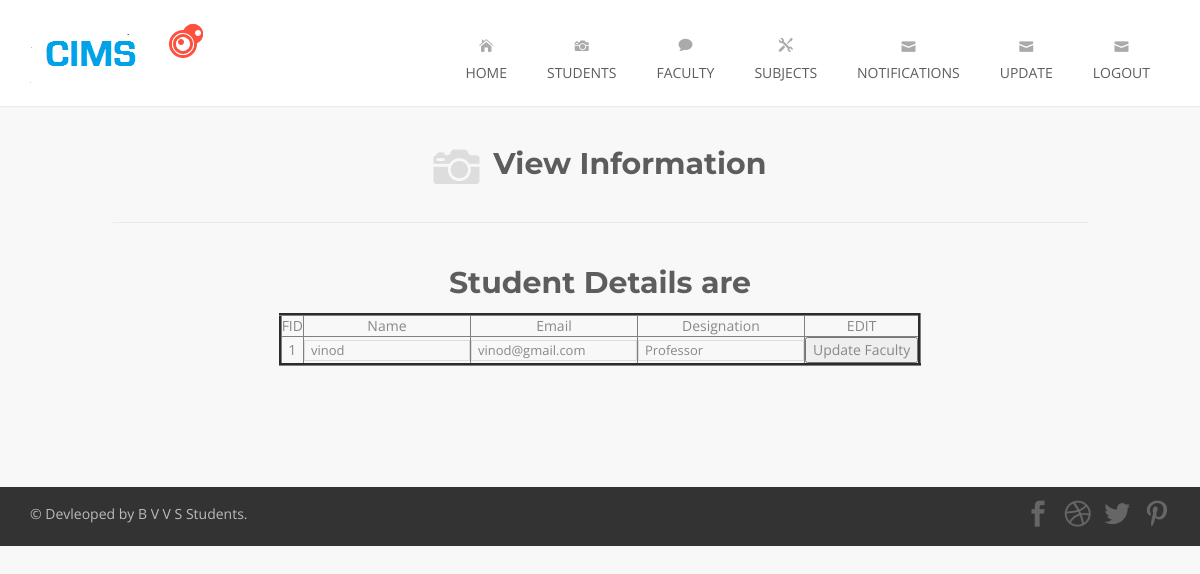
The app's page /editfaculty.php?fid=1 with its own data.
### tables this page shows
CREATE TABLE IF NOT EXISTS `faculty` (
  `fid` int(25) NOT NULL AUTO_INCREMENT,
  `fname` varchar(25) NOT NULL,
  `email` varchar(100) NOT NULL,
  `pass` varchar(25) NOT NULL,
  `desgn` varchar(50) NOT NULL,
  PRIMARY KEY (`fid`),
  KEY `fname` (`fname`)
);

### editfaculty.php (the view, shortened to what this page needs)
	<?php
	$fid=$_GET['fid'];
					?>
	<!DOCTYPE html>
<html lang="en">
             		<body>
						<?php
						include 'header.php';
						?>
						<div class="page-title-container">
            <div class="container">
                <div class="row">
                  <div class="col-sm-10 col-sm-offset-1 page-title wow fadeIn">
                        <span aria-hidden="true" class="icon_camera"></span>
                      <h1>View Information</h1>
                    </div>
                </div>
            </div>
        </div>
						<div class="portfolio-container">
	        <div class="container">
 <h1 align="center">Student Details are</h1>
						<table align="center" border="3">
						<tr>
						<td>FID</td>
						<td>Name</td>
						<td>Email</td>
						<td>Designation</td>
						<td>EDIT</td>
						</tr>
						<form action="#" method="post">
						<?php
					$q2="select * from faculty where fid='$fid'";
		   			 $r2 = mysql_query($q2);
					while($rs=mysql_fetch_array($r2)){
						echo "<tr>";
						echo "<td>".$rs[0]."</td>";
					    echo "<td><input type='text' name='name' value='$rs[1]'></td>";
						echo "<td><input type='text' name='sem' value='$rs[2]'></td>";
						echo "<td><input type='text' name='branch' value='$rs[4]'></td>";
						echo "<td align='center' valign='middle'><input name='Submit' type='submit'  value='Update Faculty' /></td>";
						echo "</tr>";
					}
				    ?>
						</form>
						</table>
						</div>
</div>
<?php
include 'footer.php';
						?>
    </body>
</html>

### assets/css/form-elements.css (style rules this page uses)
input[type="text"], textarea, textarea.form-control { margin: 0; padding: 0 6px; vertical-align: middle; background: none; border: 1px solid #ddd; font-family: 'Open Sans', sans-serif; font-size: 13px; font-weight: 400; color: #888; -moz-border-radius: 0; -webkit-border-radius: 0; border-radius: 0; -moz-box-shadow: none; -webkit-box-shadow: none; box-shadow: none; -o-transition: all .3s; -moz-transition: all .3s; -webkit-transition: all .3s; -ms-transition: all .3s; transition: all .3s; }

### assets/css/style.css (style rules this page uses)
body { background: #f8f8f8; text-align: center; font-family: 'Open Sans', sans-serif; color: #888; font-size: 14px; font-weight: 400; }
h1 { font-family: 'Montserrat', sans-serif; font-size: 30px; color: #5d5d5d; line-height: 40px; font-weight: bold; }
.page-title-container { margin: 0 auto; padding: 35px 0 0 0; }
.page-title { padding-bottom: 35px; border-bottom: 1px solid #eaeaea; }
.page-title-container h1 { display: inline; margin-left: 10px; text-shadow: 0 1px 0 rgba(255, 255, 255, .7); vertical-align: middle; }
.page-title-container span { font-size: 46px; color: #ddd; vertical-align: middle; }
.portfolio-container { margin-top: 20px; padding-bottom: 50px; }

### records on screen
faculty: fid "1", name "vinod", sem "vinod@gmail.com", branch "Professor"
